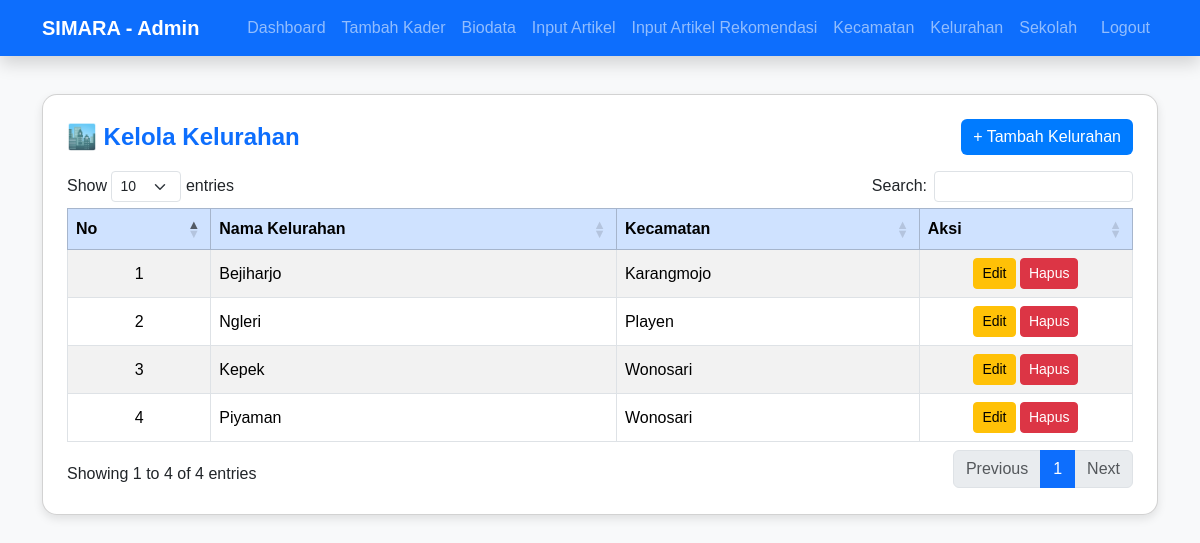
Page /admin/kelola_kelurahan.php (signed in) on the committed database.
### tables this page shows
CREATE TABLE `kelurahan` (
  `id` int(11) NOT NULL,
  `kecamatan_id` int(11) NOT NULL,
  `nama_kelurahan` varchar(100) NOT NULL
);

CREATE TABLE `kecamatan` (
  `id` int(11) NOT NULL,
  `nama_kecamatan` varchar(100) NOT NULL
);

### admin/kelola_kelurahan.php (the view, shortened to what this page needs)
<?php
require_once __DIR__ . '/../config/db.php';
$q = mysqli_query($conn, "
  SELECT kelurahan.id, kelurahan.nama_kelurahan, kecamatan.nama_kecamatan
  FROM kelurahan
  JOIN kecamatan ON kelurahan.kecamatan_id = kecamatan.id
  ORDER BY kecamatan.nama_kecamatan, kelurahan.nama_kelurahan ASC
");
?>
<!DOCTYPE html>
<html lang="id">
<head>
  <link href="https://cdn.jsdelivr.net/npm/bootstrap@5.3.3/dist/css/bootstrap.min.css" rel="stylesheet">
  <link href="https://cdn.datatables.net/1.13.7/css/dataTables.bootstrap5.min.css" rel="stylesheet">
</head>
<body>
<?php include 'navbar.php'; ?>
<div class="container mt-4">
  <div class="card p-4">
    <div class="d-flex justify-content-between align-items-center mb-3">
      <h4 class="fw-bold text-primary mb-0">🏙️ Kelola Kelurahan</h4>
      <button class="btn btn-primary" data-bs-toggle="modal" data-bs-target="#modalTambah">+ Tambah Kelurahan</button>
    </div>
    <table id="tabelKelurahan" class="table table-striped table-bordered align-middle">
      <thead class="table-primary">
        <tr class="text-center">
          <th>No</th>
          <th>Nama Kelurahan</th>
          <th>Kecamatan</th>
          <th width="20%">Aksi</th>
        </tr>
      </thead>
      <tbody>
        <?php $no=1; while($r=mysqli_fetch_assoc($q)): ?>
        <tr>
          <td class="text-center"><?= $no++; ?></td>
          <td><?= htmlspecialchars($r['nama_kelurahan']); ?></td>
          <td><?= htmlspecialchars($r['nama_kecamatan']); ?></td>
          <td class="text-center">
            <button class="btn btn-warning btn-sm" data-bs-toggle="modal" data-bs-target="#modalEdit"
              data-id="<?= $r['id']; ?>" data-nama="<?= htmlspecialchars($r['nama_kelurahan']); ?>"
              data-kecamatan="<?= htmlspecialchars($r['nama_kecamatan']); ?>">Edit</button>
            <a href="proses_kelurahan.php?hapus=<?= $r['id']; ?>" onclick="return confirm('Yakin ingin menghapus?')" class="btn btn-danger btn-sm">Hapus</a>
          </td>
        </tr>
        <?php endwhile; ?>
      </tbody>
    </table>
  </div>
</div>
</body>
</html>

### admin/kelola_kelurahan.php (style rules this page uses)
body { background-color: #f8f9fa; font-family: 'Poppins', sans-serif; padding-top: 70px; }
.card { border-radius: 15px; box-shadow: 0 4px 10px rgba(0,0,0,0.1); }
.btn-primary { background-color: #007bff; border: none; }

### rows in the picture
kelurahan: nama_kelurahan "Bejiharjo", kecamatan.nama_kecamatan "Karangmojo"
kelurahan: nama_kelurahan "Ngleri", kecamatan.nama_kecamatan "Playen"
kelurahan: nama_kelurahan "Kepek", kecamatan.nama_kecamatan "Wonosari"
kelurahan: nama_kelurahan "Piyaman", kecamatan.nama_kecamatan "Wonosari"
